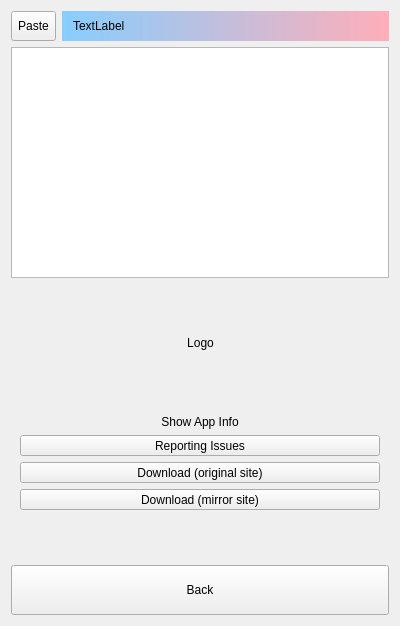
<?xml version="1.0" encoding="UTF-8"?>
<ui version="4.0">
 <class>dlgRemarks</class>
 <widget class="QDialog" name="dlgRemarks">
  <property name="geometry">
   <rect>
    <x>0</x>
    <y>0</y>
    <width>400</width>
    <height>626</height>
   </rect>
  </property>
  <property name="windowTitle">
   <string>Dialog</string>
  </property>
  <layout class="QVBoxLayout" name="verticalLayout_2">
   <item>
    <layout class="QHBoxLayout" name="horizontalLayout_3">
     <item>
      <widget class="QToolButton" name="btnPaste">
       <property name="sizePolicy">
        <sizepolicy hsizetype="Fixed" vsizetype="Preferred">
         <horstretch>0</horstretch>
         <verstretch>0</verstretch>
        </sizepolicy>
       </property>
       <property name="text">
        <string>Paste</string>
       </property>
      </widget>
     </item>
     <item>
      <widget class="QLabel" name="lblTitle">
       <property name="minimumSize">
        <size>
         <width>0</width>
         <height>30</height>
        </size>
       </property>
       <property name="styleSheet">
        <string notr="true">QLabel
{
border: 0px solid gray;
border-radius: 0px;
padding: 0 8px;
/*background: red;*/
 background-color:qlineargradient(spread:pad,x1:1,y1:0,x2:0,y2:0,stop:0 #FFAEB9,stop:1 #87CEFF);  
color:black;
selection-background-color: lightblue;
}</string>
       </property>
       <property name="text">
        <string>TextLabel</string>
       </property>
      </widget>
     </item>
    </layout>
   </item>
   <item>
    <widget class="QTextEdit" name="textEdit">
     <property name="sizePolicy">
      <sizepolicy hsizetype="Expanding" vsizetype="Expanding">
       <horstretch>0</horstretch>
       <verstretch>0</verstretch>
      </sizepolicy>
     </property>
    </widget>
   </item>
   <item>
    <widget class="QFrame" name="frameAbout">
     <property name="minimumSize">
      <size>
       <width>0</width>
       <height>100</height>
      </size>
     </property>
     <property name="frameShape">
      <enum>QFrame::NoFrame</enum>
     </property>
     <property name="frameShadow">
      <enum>QFrame::Raised</enum>
     </property>
     <layout class="QVBoxLayout" name="verticalLayout">
      <item>
       <spacer name="verticalSpacer_2">
        <property name="orientation">
         <enum>Qt::Vertical</enum>
        </property>
        <property name="sizeHint" stdset="0">
         <size>
          <width>20</width>
          <height>40</height>
         </size>
        </property>
       </spacer>
      </item>
      <item>
       <layout class="QHBoxLayout" name="horizontalLayout_2">
        <item>
         <spacer name="horizontalSpacer">
          <property name="orientation">
           <enum>Qt::Horizontal</enum>
          </property>
          <property name="sizeHint" stdset="0">
           <size>
            <width>40</width>
            <height>20</height>
           </size>
          </property>
         </spacer>
        </item>
        <item>
         <widget class="QLabel" name="lblLogo">
          <property name="sizePolicy">
           <sizepolicy hsizetype="Fixed" vsizetype="Fixed">
            <horstretch>0</horstretch>
            <verstretch>0</verstretch>
           </sizepolicy>
          </property>
          <property name="minimumSize">
           <size>
            <width>45</width>
            <height>0</height>
           </size>
          </property>
          <property name="text">
           <string>Logo</string>
          </property>
          <property name="alignment">
           <set>Qt::AlignCenter</set>
          </property>
         </widget>
        </item>
        <item>
         <spacer name="horizontalSpacer_2">
          <property name="orientation">
           <enum>Qt::Horizontal</enum>
          </property>
          <property name="sizeHint" stdset="0">
           <size>
            <width>40</width>
            <height>20</height>
           </size>
          </property>
         </spacer>
        </item>
       </layout>
      </item>
      <item>
       <widget class="QLabel" name="label">
        <property name="minimumSize">
         <size>
          <width>0</width>
          <height>50</height>
         </size>
        </property>
        <property name="text">
         <string/>
        </property>
       </widget>
      </item>
      <item>
       <widget class="QLabel" name="lblAbout">
        <property name="text">
         <string>Show App Info</string>
        </property>
        <property name="alignment">
         <set>Qt::AlignCenter</set>
        </property>
       </widget>
      </item>
      <item>
       <widget class="QToolButton" name="btnHomePage">
        <property name="sizePolicy">
         <sizepolicy hsizetype="Preferred" vsizetype="Fixed">
          <horstretch>0</horstretch>
          <verstretch>0</verstretch>
         </sizepolicy>
        </property>
        <property name="text">
         <string>Reporting Issues</string>
        </property>
       </widget>
      </item>
      <item>
       <layout class="QHBoxLayout" name="horizontalLayout">
        <item>
         <widget class="QToolButton" name="btnDL">
          <property name="sizePolicy">
           <sizepolicy hsizetype="Preferred" vsizetype="Fixed">
            <horstretch>0</horstretch>
            <verstretch>0</verstretch>
           </sizepolicy>
          </property>
          <property name="text">
           <string>Download (original site)</string>
          </property>
         </widget>
        </item>
       </layout>
      </item>
      <item>
       <widget class="QToolButton" name="btnMirrorDL">
        <property name="sizePolicy">
         <sizepolicy hsizetype="Preferred" vsizetype="Fixed">
          <horstretch>0</horstretch>
          <verstretch>0</verstretch>
         </sizepolicy>
        </property>
        <property name="text">
         <string>Download (mirror site)</string>
        </property>
       </widget>
      </item>
      <item>
       <spacer name="verticalSpacer">
        <property name="orientation">
         <enum>Qt::Vertical</enum>
        </property>
        <property name="sizeHint" stdset="0">
         <size>
          <width>20</width>
          <height>40</height>
         </size>
        </property>
       </spacer>
      </item>
     </layout>
    </widget>
   </item>
   <item>
    <widget class="QToolButton" name="btnBack">
     <property name="sizePolicy">
      <sizepolicy hsizetype="Preferred" vsizetype="Fixed">
       <horstretch>0</horstretch>
       <verstretch>0</verstretch>
      </sizepolicy>
     </property>
     <property name="minimumSize">
      <size>
       <width>50</width>
       <height>50</height>
      </size>
     </property>
     <property name="text">
      <string>Back</string>
     </property>
    </widget>
   </item>
  </layout>
 </widget>
 <resources/>
 <connections/>
</ui>
